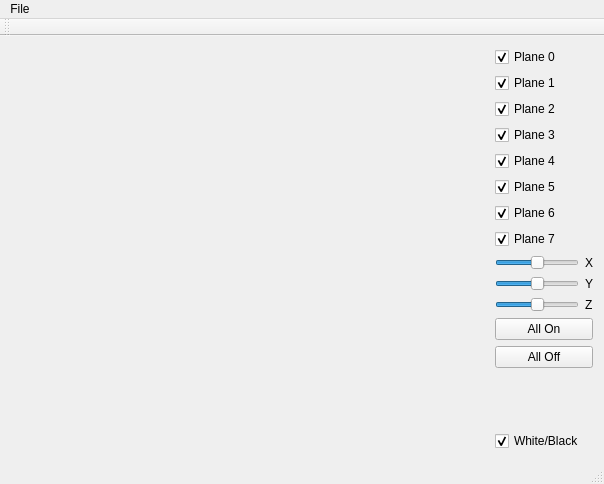
<?xml version="1.0" encoding="UTF-8"?>
<ui version="4.0">
 <class>MainWindow</class>
 <widget class="QMainWindow" name="MainWindow">
  <property name="geometry">
   <rect>
    <x>0</x>
    <y>0</y>
    <width>604</width>
    <height>484</height>
   </rect>
  </property>
  <property name="windowTitle">
   <string>MainWindow</string>
  </property>
  <widget class="QWidget" name="centralWidget">
   <layout class="QHBoxLayout" name="horizontalLayout_5">
    <item>
     <layout class="QHBoxLayout" name="horizontalLayout_4">
      <item>
       <widget class="GLWidget" name="widget" native="true">
        <property name="sizePolicy">
         <sizepolicy hsizetype="Expanding" vsizetype="Expanding">
          <horstretch>0</horstretch>
          <verstretch>0</verstretch>
         </sizepolicy>
        </property>
       </widget>
      </item>
      <item>
       <layout class="QVBoxLayout" name="verticalLayout_3">
        <item>
         <layout class="QVBoxLayout" name="verticalLayout_2">
          <item>
           <widget class="QCheckBox" name="checkBoxPlane0">
            <property name="sizePolicy">
             <sizepolicy hsizetype="Minimum" vsizetype="Minimum">
              <horstretch>0</horstretch>
              <verstretch>0</verstretch>
             </sizepolicy>
            </property>
            <property name="text">
             <string>Plane 0</string>
            </property>
            <property name="checked">
             <bool>true</bool>
            </property>
           </widget>
          </item>
          <item>
           <widget class="QCheckBox" name="checkBoxPlane1">
            <property name="sizePolicy">
             <sizepolicy hsizetype="Minimum" vsizetype="Minimum">
              <horstretch>0</horstretch>
              <verstretch>0</verstretch>
             </sizepolicy>
            </property>
            <property name="text">
             <string>Plane 1</string>
            </property>
            <property name="checked">
             <bool>true</bool>
            </property>
           </widget>
          </item>
          <item>
           <widget class="QCheckBox" name="checkBoxPlane2">
            <property name="sizePolicy">
             <sizepolicy hsizetype="Minimum" vsizetype="Minimum">
              <horstretch>0</horstretch>
              <verstretch>0</verstretch>
             </sizepolicy>
            </property>
            <property name="text">
             <string>Plane 2</string>
            </property>
            <property name="checked">
             <bool>true</bool>
            </property>
           </widget>
          </item>
          <item>
           <widget class="QCheckBox" name="checkBoxPlane3">
            <property name="sizePolicy">
             <sizepolicy hsizetype="Minimum" vsizetype="Minimum">
              <horstretch>0</horstretch>
              <verstretch>0</verstretch>
             </sizepolicy>
            </property>
            <property name="text">
             <string>Plane 3</string>
            </property>
            <property name="checked">
             <bool>true</bool>
            </property>
           </widget>
          </item>
          <item>
           <widget class="QCheckBox" name="checkBoxPlane4">
            <property name="sizePolicy">
             <sizepolicy hsizetype="Minimum" vsizetype="Minimum">
              <horstretch>0</horstretch>
              <verstretch>0</verstretch>
             </sizepolicy>
            </property>
            <property name="text">
             <string>Plane 4</string>
            </property>
            <property name="checked">
             <bool>true</bool>
            </property>
           </widget>
          </item>
          <item>
           <widget class="QCheckBox" name="checkBoxPlane5">
            <property name="sizePolicy">
             <sizepolicy hsizetype="Minimum" vsizetype="Minimum">
              <horstretch>0</horstretch>
              <verstretch>0</verstretch>
             </sizepolicy>
            </property>
            <property name="text">
             <string>Plane 5</string>
            </property>
            <property name="checked">
             <bool>true</bool>
            </property>
           </widget>
          </item>
          <item>
           <widget class="QCheckBox" name="checkBoxPlane6">
            <property name="sizePolicy">
             <sizepolicy hsizetype="Minimum" vsizetype="Minimum">
              <horstretch>0</horstretch>
              <verstretch>0</verstretch>
             </sizepolicy>
            </property>
            <property name="text">
             <string>Plane 6</string>
            </property>
            <property name="checked">
             <bool>true</bool>
            </property>
           </widget>
          </item>
          <item>
           <widget class="QCheckBox" name="checkBoxPlane7">
            <property name="sizePolicy">
             <sizepolicy hsizetype="Minimum" vsizetype="Minimum">
              <horstretch>0</horstretch>
              <verstretch>0</verstretch>
             </sizepolicy>
            </property>
            <property name="text">
             <string>Plane 7</string>
            </property>
            <property name="checked">
             <bool>true</bool>
            </property>
           </widget>
          </item>
         </layout>
        </item>
        <item>
         <layout class="QVBoxLayout" name="verticalLayout">
          <item>
           <layout class="QHBoxLayout" name="horizontalLayout">
            <item>
             <widget class="QSlider" name="sliderX">
              <property name="sizePolicy">
               <sizepolicy hsizetype="Minimum" vsizetype="Minimum">
                <horstretch>0</horstretch>
                <verstretch>0</verstretch>
               </sizepolicy>
              </property>
              <property name="value">
               <number>50</number>
              </property>
              <property name="orientation">
               <enum>Qt::Horizontal</enum>
              </property>
             </widget>
            </item>
            <item>
             <widget class="QLabel" name="labelX">
              <property name="sizePolicy">
               <sizepolicy hsizetype="Preferred" vsizetype="Minimum">
                <horstretch>0</horstretch>
                <verstretch>0</verstretch>
               </sizepolicy>
              </property>
              <property name="text">
               <string>X</string>
              </property>
             </widget>
            </item>
           </layout>
          </item>
          <item>
           <layout class="QHBoxLayout" name="horizontalLayout_2">
            <item>
             <widget class="QSlider" name="sliderY">
              <property name="sizePolicy">
               <sizepolicy hsizetype="Minimum" vsizetype="Minimum">
                <horstretch>0</horstretch>
                <verstretch>0</verstretch>
               </sizepolicy>
              </property>
              <property name="value">
               <number>50</number>
              </property>
              <property name="orientation">
               <enum>Qt::Horizontal</enum>
              </property>
             </widget>
            </item>
            <item>
             <widget class="QLabel" name="labelY">
              <property name="sizePolicy">
               <sizepolicy hsizetype="Preferred" vsizetype="Minimum">
                <horstretch>0</horstretch>
                <verstretch>0</verstretch>
               </sizepolicy>
              </property>
              <property name="text">
               <string>Y</string>
              </property>
             </widget>
            </item>
           </layout>
          </item>
          <item>
           <layout class="QHBoxLayout" name="horizontalLayout_3">
            <item>
             <widget class="QSlider" name="sliderZ">
              <property name="sizePolicy">
               <sizepolicy hsizetype="Minimum" vsizetype="Minimum">
                <horstretch>0</horstretch>
                <verstretch>0</verstretch>
               </sizepolicy>
              </property>
              <property name="value">
               <number>50</number>
              </property>
              <property name="orientation">
               <enum>Qt::Horizontal</enum>
              </property>
             </widget>
            </item>
            <item>
             <widget class="QLabel" name="labelZ">
              <property name="sizePolicy">
               <sizepolicy hsizetype="Minimum" vsizetype="Minimum">
                <horstretch>0</horstretch>
                <verstretch>0</verstretch>
               </sizepolicy>
              </property>
              <property name="text">
               <string>Z</string>
              </property>
             </widget>
            </item>
           </layout>
          </item>
         </layout>
        </item>
        <item>
         <widget class="QPushButton" name="pushButtonAllOn">
          <property name="text">
           <string>All On</string>
          </property>
         </widget>
        </item>
        <item>
         <widget class="QPushButton" name="pushButtonAllOff">
          <property name="text">
           <string>All Off</string>
          </property>
         </widget>
        </item>
        <item>
         <spacer name="verticalSpacer">
          <property name="orientation">
           <enum>Qt::Vertical</enum>
          </property>
          <property name="sizeHint" stdset="0">
           <size>
            <width>20</width>
            <height>40</height>
           </size>
          </property>
         </spacer>
        </item>
        <item>
         <widget class="QCheckBox" name="checkBox">
          <property name="enabled">
           <bool>true</bool>
          </property>
          <property name="sizePolicy">
           <sizepolicy hsizetype="Minimum" vsizetype="Minimum">
            <horstretch>0</horstretch>
            <verstretch>0</verstretch>
           </sizepolicy>
          </property>
          <property name="text">
           <string>White/Black</string>
          </property>
          <property name="checked">
           <bool>true</bool>
          </property>
         </widget>
        </item>
       </layout>
      </item>
     </layout>
    </item>
   </layout>
  </widget>
  <widget class="QMenuBar" name="menuBar">
   <property name="geometry">
    <rect>
     <x>0</x>
     <y>0</y>
     <width>604</width>
     <height>20</height>
    </rect>
   </property>
   <widget class="QMenu" name="menuFile">
    <property name="title">
     <string>File</string>
    </property>
    <addaction name="actionInitializeSerialPort"/>
   </widget>
   <addaction name="menuFile"/>
  </widget>
  <widget class="QToolBar" name="mainToolBar">
   <attribute name="toolBarArea">
    <enum>TopToolBarArea</enum>
   </attribute>
   <attribute name="toolBarBreak">
    <bool>false</bool>
   </attribute>
  </widget>
  <widget class="QStatusBar" name="statusBar"/>
  <action name="actionOpen">
   <property name="text">
    <string>Open</string>
   </property>
  </action>
  <action name="actionInitializeSerialPort">
   <property name="text">
    <string>Initialize Serial Port</string>
   </property>
  </action>
 </widget>
 <layoutdefault spacing="6" margin="11"/>
 <customwidgets>
  <customwidget>
   <class>GLWidget</class>
   <extends>QWidget</extends>
   <header location="global">glwidget.h</header>
   <container>1</container>
   <slots>
    <slot>toggleBackgroundColor(bool)</slot>
    <slot>setEyeX(int)</slot>
    <slot>setEyeY(int)</slot>
    <slot>setEyeZ(int)</slot>
    <slot>setCenterX(int)</slot>
    <slot>setCenterY(int)</slot>
    <slot>setCenterZ(int)</slot>
    <slot>updatePlane0(bool)</slot>
    <slot>updatePlane1(bool)</slot>
    <slot>updatePlane2(bool)</slot>
    <slot>updatePlane3(bool)</slot>
    <slot>updatePlane4(bool)</slot>
    <slot>updatePlane5(bool)</slot>
    <slot>updatePlane6(bool)</slot>
    <slot>updatePlane7(bool)</slot>
    <slot>allDiodesOn()</slot>
    <slot>allDiodesOff()</slot>
   </slots>
  </customwidget>
 </customwidgets>
 <resources/>
 <connections/>
</ui>
